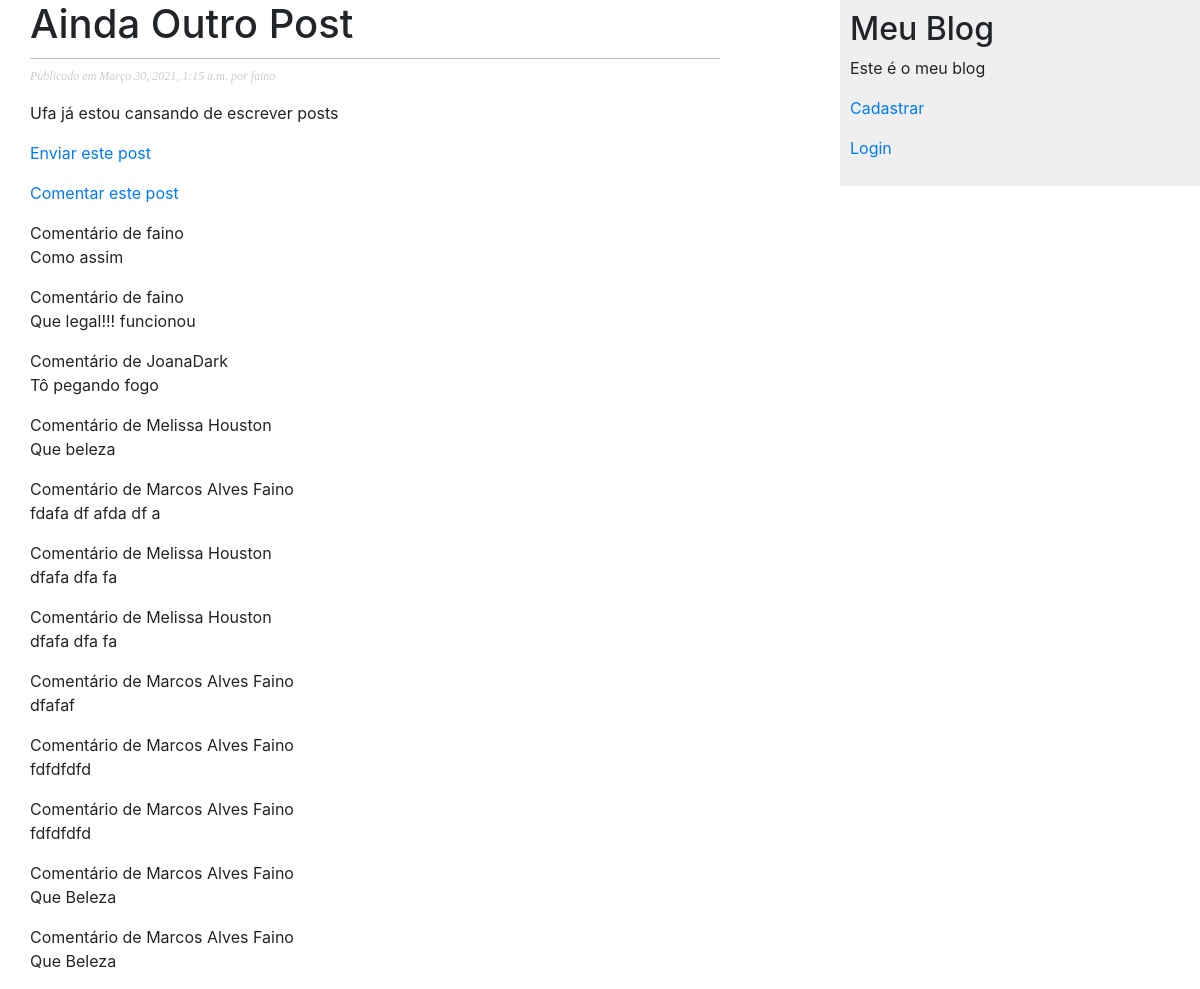
Screenshot of /ainda-outro-post/ with the database file from the repository.
### meublog/models.py (models this page shows, shortened)
class Post(models.Model):
    STATUS_CHOICES = (
        ('rascunho', _('Rascunho')),
        ('publicado', _('Publicado'))
    )
    objects = models.Manager()
    publicados = PublicadosManager()
    titulo = models.CharField(max_length=250)
    slug = models.SlugField(max_length=100)
    corpo = models.TextField()
    autor = models.ForeignKey(User, on_delete=models.CASCADE, related_name='meublog_posts')
    publicado = models.DateTimeField(default=timezone.now)
    criado = models.DateTimeField(auto_now_add=True)
    status = models.CharField(max_length=9, choices=STATUS_CHOICES, default='rascunho')
    class Meta:
        ordering = ('-publicado',)
        verbose_name = _("Post")
        verbose_name_plural = _("Posts")

class Comentario(models.Model):
    post = models.ForeignKey(Post, on_delete=models.CASCADE)
    nome = models.CharField(_('Nome'), max_length=50)
    email = models.EmailField(_('E-mail'))
    corpo = models.TextField(_('Mensagem'))
    criado = models.DateTimeField(_('Data de criação'), auto_now_add=True)
    modificado = models.DateField(_('Data da atualização'), auto_now=True)
    ativo = models.BooleanField(_('Ativo'), default=True)
    class Meta:
        ordering = ('-criado',)

### meublog/views.py (the view)
class DetalharPostView(DetailView):
    template_name = 'meublog/post/detalharpost.html'
    model = Post
    def get_coments(self, id_post):
        try:
            return Comentario.objects.filter(post_id=id_post)
        except Comentario.DoesNotExist:
            raise Exception
    def get_context_data(self, **kwargs):
        context = super(DetalharPostView, self).get_context_data(**kwargs)
        idioma = translation.get_language()
        context['idioma'] = idioma
        context['coments'] = self.get_coments(self.object.id)
        return context

### meublog/templates/meublog/post/detalharpost.html (shortened to what this page needs)
{% extends "meublog/base.html" %}
{% load i18n %}
{% block conteudo %}
    <h1>{{ post.titulo }}</h1>
    <p class="date">
        {% trans 'Publicado em' %} {{ post.publicado }} {% trans 'por' %} {{ post.autor }}
    </p>
    <p>
        {{ post.corpo|linebreaks }}
    </p>
    <p>
        <a href="{% url 'meublog:post_share' post.id %}">
            {% trans 'Enviar este post' %}
        </a>
    </p>
    <p>
        <a href="{% url 'meublog:comentar_post' post.id %}">
            {% trans 'Comentar este post' %}
        </a>
    </p>
    {% if coments %}
        {% for c in coments %}
            <p>{% trans 'Comentário de' %} {{ c.nome }} <br>
                {{ c.corpo }}
            </p>
        {% endfor %}
    {% endif %}
{% endblock %}

### meublog/templates/meublog/base.html (shortened to what this page needs)
{% load i18n %}
{% load static %}
<!DOCTYPE html>
<html lang="{{ idioma }}">
<head>
    <link href="{% static 'meublog.css' %}" rel="stylesheet">
    <link rel="stylesheet" href="https://maxcdn.bootstrapcdn.com/bootstrap/4.0.0/css/bootstrap.min.css">
</head>
<body>
<div id="content">
    {% block conteudo %}
    {% endblock %}
</div>
<div id="sidebar">
    <h2> {% trans 'Meu Blog' %}</h2>
    <p>{% trans 'Este é o meu blog' %}</p>
    {% ifequal user.username "" %}
        <p><a href="{% url 'meublog:cadastrouser' %}">{% trans 'Cadastrar' %}</a></p>
        <p><a href="{% url 'meublog:loginuser' %}">{% trans 'Login' %}</a></p>
    {% else %}
        <p>{% trans 'Usuário' %}: {{ user.username }}</p>
        <p><a href="{% url 'meublog:logoutuser' %}">{% trans 'Sair' %}</a></p>
    {% endifequal %}
</div>
</body>
</html>

### meublog/static/meublog.css (style rules this page uses)
body { margin:0; padding:0; font-family:helvetica, sans-serif; }
a { color:#00abff; text-decoration:none; }
h1 { font-weight:normal; border-bottom:1px solid #bbb; padding:0 0 10px 0; }
h2 { font-weight:normal; margin:30px 0 0; }
#content { float:left; width:60%; padding:0 0 0 30px; }
#sidebar { float:right; width:30%; padding:10px; background:#efefef; height:100%; }
p.date { color:#ccc; font-family: georgia, serif; font-size: 12px; font-style: italic; }

### rows the page displays
Post: titulo "Ainda Outro Post", publicado "Março 30, 2021, 1:15 a.m.", autor "faino", corpo "Ufa já estou cansando de escrever posts"
Comentario: nome "faino", corpo "Como assim"
Comentario: nome "faino", corpo "Que legal!!! funcionou"
Comentario: nome "JoanaDark", corpo "Tô pegando fogo"
Comentario: nome "Melissa Houston", corpo "Que beleza"
Comentario: nome "Marcos Alves Faino", corpo "fdafa df afda df a"
Comentario: nome "Melissa Houston", corpo "dfafa dfa fa"
Comentario: nome "Melissa Houston", corpo "dfafa dfa fa"
Comentario: nome "Marcos Alves Faino", corpo "dfafaf"
Comentario: nome "Marcos Alves Faino", corpo "fdfdfdfd"
Comentario: nome "Marcos Alves Faino", corpo "fdfdfdfd"
Comentario: nome "Marcos Alves Faino", corpo "Que Beleza"
Comentario: nome "Marcos Alves Faino", corpo "Que Beleza"
